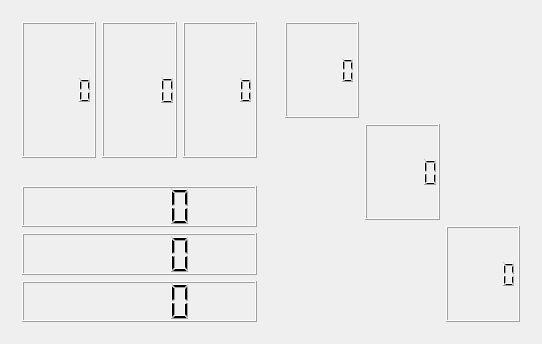
<?xml version="1.0" encoding="UTF-8"?>
<ui version="4.0">
 <class>Widget</class>
 <widget class="QWidget" name="Widget">
  <property name="geometry">
   <rect>
    <x>0</x>
    <y>0</y>
    <width>542</width>
    <height>344</height>
   </rect>
  </property>
  <property name="windowTitle">
   <string>Widget</string>
  </property>
  <layout class="QGridLayout" name="gridLayout_2">
   <item row="0" column="0">
    <widget class="QWidget" name="widget" native="true">
     <layout class="QHBoxLayout" name="horizontalLayout">
      <item>
       <widget class="QLCDNumber" name="lcdNumber"/>
      </item>
      <item>
       <widget class="QLCDNumber" name="lcdNumber_3"/>
      </item>
      <item>
       <widget class="QLCDNumber" name="lcdNumber_2"/>
      </item>
     </layout>
    </widget>
   </item>
   <item row="0" column="1" rowspan="2">
    <widget class="QWidget" name="widget_3" native="true">
     <layout class="QGridLayout" name="gridLayout">
      <item row="0" column="0">
       <widget class="QLCDNumber" name="lcdNumber_7"/>
      </item>
      <item row="1" column="1">
       <widget class="QLCDNumber" name="lcdNumber_8"/>
      </item>
      <item row="2" column="2">
       <widget class="QLCDNumber" name="lcdNumber_9"/>
      </item>
     </layout>
    </widget>
   </item>
   <item row="1" column="0">
    <widget class="QWidget" name="widget_2" native="true">
     <layout class="QVBoxLayout" name="verticalLayout">
      <item>
       <widget class="QLCDNumber" name="lcdNumber_4"/>
      </item>
      <item>
       <widget class="QLCDNumber" name="lcdNumber_5"/>
      </item>
      <item>
       <widget class="QLCDNumber" name="lcdNumber_6"/>
      </item>
     </layout>
    </widget>
   </item>
  </layout>
 </widget>
 <layoutdefault spacing="6" margin="11"/>
 <resources/>
 <connections/>
</ui>
